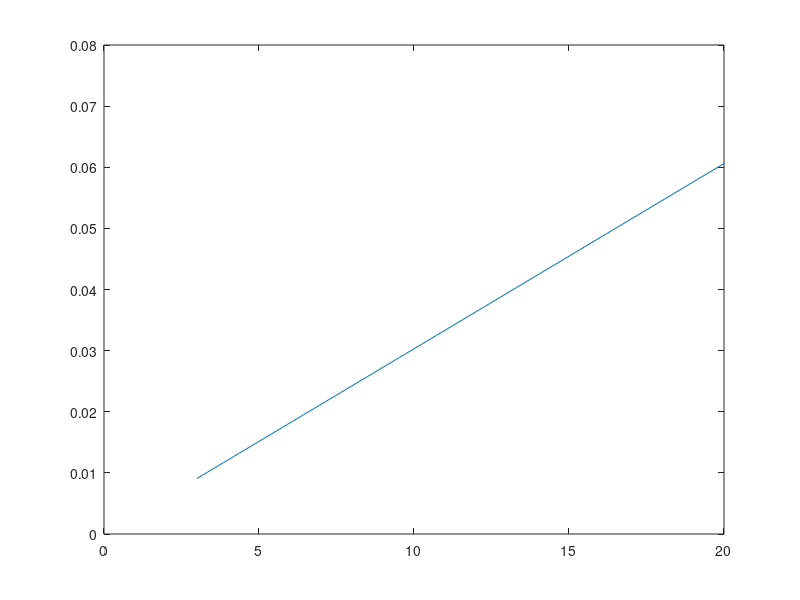
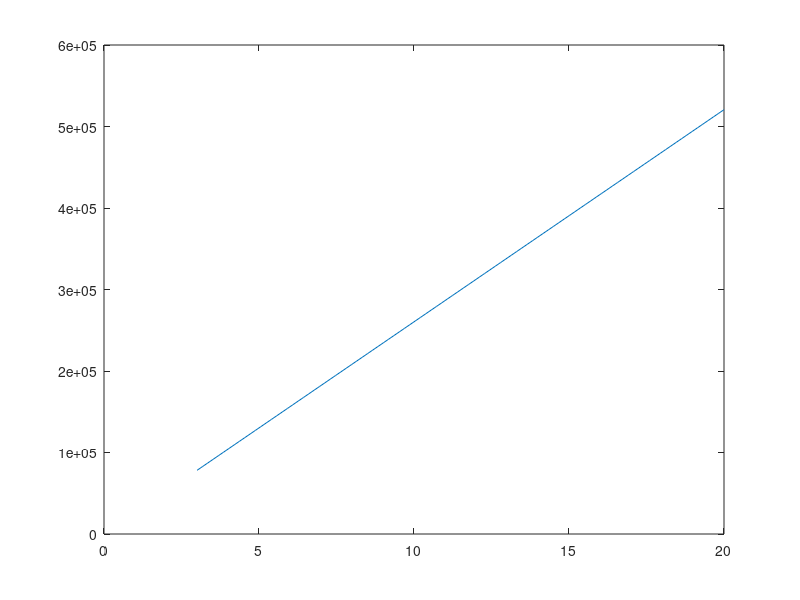
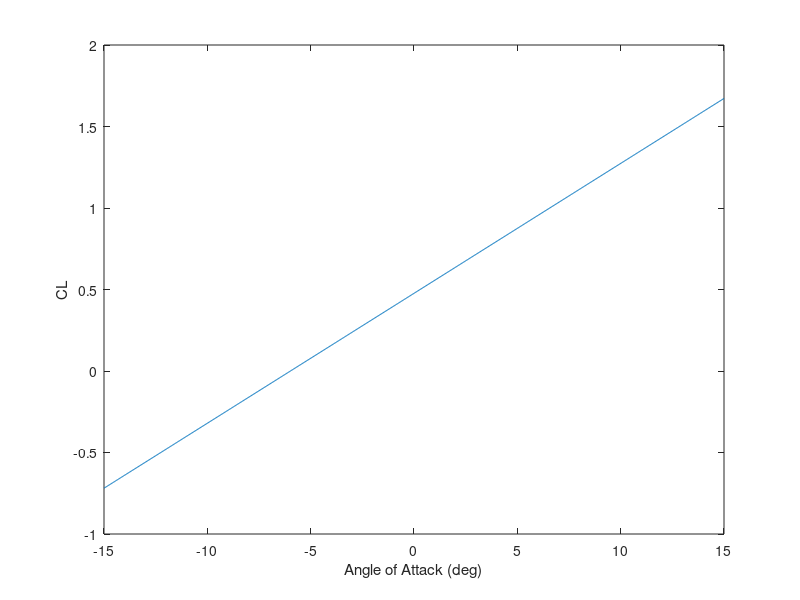
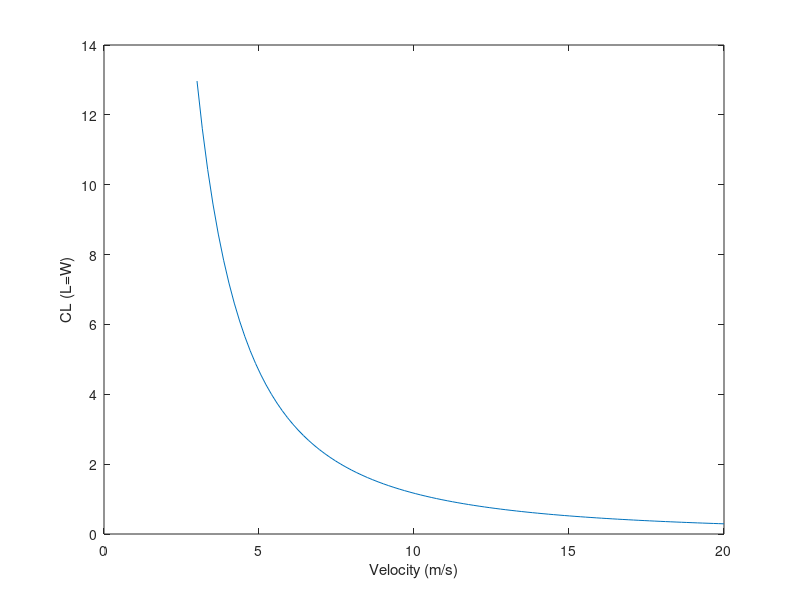

MATLAB code to generate these figures, in order:
clear
clc
close all

format bank

%%%% Wing Cube Loading: for trainers: 5 to 7
WCL = 7;

%%%Weight Estimate (oz)
weight_servo = 1.763698;
weight_battery = 4.232875; %%
weight_esc = 0.07; %%%  Power supply 
weight_motor = 17.63698; %% and propulsion
weight_prop = 2.116438; %% Thrust
weight_receiver = 2.998287;
weight_control_horns_rods = 2.116438;
weight_fuselage = 0.811301;
weight_wing = 70.54792;
weight_payload = 176.3698;
weight = (weight_wing+weight_payload+weight_servo+weight_battery+weight_esc+weight_motor+weight_prop+weight_receiver+weight_control_horns_rods+weight_fuselage);
weight_lbf = weight/16;
weight_SI = weight/35.274;

disp(['Weight = ',num2str(weight),' oz'])
disp(['Weight = ',num2str(weight_SI),' kg'])


%%% A typical trainer has thrust to weight ratio from 0.5 to 0.8, hence-
TW = 0.8;
Thrust = TW*weight
Thrust_kg = 0.8*10 % approximated total wt in kg = 10


%%% Using the above thrust value - find motor spec online that'll provide
%%% the required thrust -> Find weight of motor -> iterate and settle to a
%%% value of motor, battery and thrust value. 

%%% Computing S from WCL = W/S^(3/2) 
S_sqft = (weight/WCL)^(2/3);
S_SI = S_sqft/10.764

%%% Choosing Aspect Ratio: For typical trainer its approx 7.32
AR = 7.32;
disp(['Aspect ratio = ',num2str(AR)])

%%% Computing Wingspan 
b = sqrt(AR*S_sqft);
b_SI = b/3.281;
disp(['Wingspan = ',num2str(b_SI),' m'])

%%% Can compute chord now
c = S_sqft/b;
c_SI = c/3.281;
disp(['chord = ',num2str(c_SI),' m'])

%%% Flight regime
V_SI = linspace(3,20,100); %%% m/s
V = V_SI*3.281; %%% ft/s

%%% Density at altitude
rho_SI = 1.225; %%%kg/m^3
rho = 0.002378; %%%slugs/ft^3

%%% Computing Re
mu = 1.81e-5; %%%SI units
% format long g
Re = rho_SI * V_SI * c_SI / mu;

%%% Mach Number
a_inf = 330;
M = V_SI/a_inf;

figure()
plot(V_SI,M)
figure()
plot(V_SI,Re)

%%% MACH and RE NUMBER FOR XFLR5
%%% M = 0.06
%%% Re = 520818

%%% Pick an Airfoil
%%% Assume Re is between 400000 and 520000

%%% Estimate alpha0, Cla from XFLR5 and find CLA
alpha0 = -5.97831*pi/180; %%% ZERO LIFT AOA
alpha0_deg = alpha0*180/pi
Cla = 0.61141/(-alpha0) %%% Lift curve slope

%%% Finding Lift Curve Slope of the wing 
e = 0.9; %%% Efficiency
CLA = Cla/(1+Cla/(pi*e*AR))
CLA_deg = CLA*pi/180;

%%% Now we can plot CL vs Alpha [not perfect, there are deviations from
%%% actual CL vs alpha due to slope irregularities)
alpha_deg = linspace(-15,15,1000);
alpha = alpha_deg*pi/180;
CL = CLA_deg*(alpha_deg-alpha0_deg);

figure()
plot(alpha_deg,CL)
xlabel('Angle of Attack (deg)')
ylabel('CL')

%%% Computing Angle of Attack as function of velocity
%%% L = W = 0.5*rho*V^2*S*CL
%%% CL = 2*W/(rho*V^2*S)
CL_req = 2*weight_lbf./(rho*(V.^2)*S_sqft);
figure()
plot(V_SI,CL_req)
xlabel('Velocity (m/s)')
ylabel('CL (L=W)')
%%% From graph (for the given specs of UAV) we can see that to fly around a speed of 15 m/s to 20 m/s,
%%% we only require lift coefficient to be from 0 to 1 -> desirable 

AoA_req_deg = CL_req/CLA_deg + alpha0_deg;
AoA_req = AoA_req_deg*pi/180;
figure()
plot(V_SI,AoA_req_deg)
xlabel('Velocity (m/s)')
ylabel('AoA (deg)')
%%% From the graph (for the given specs of UAV) we can see that the angle
%%% of attack required is 0 for the assumed cruise speed 15 m/s


%%% To find the thrust required for a given flight speed, we plot drag vs
%%% angle of attack
Cd0 = 0.01; %%%drag coefficient at zero lift
Cd2 = 0.037;

%%% Now we can compute Wing Drag Coefficients
CD0 = Cd0/(1+Cd0/(pi*e*AR))
CD2 = Cd2/(1+Cd2/(pi*e*AR))
CDf = 0.2; %%% Fuselage drag cannot be mathematically computed, assumed value is completely random (get this from another program. SolidWorks, DATCOMM)

%%% Computing CD
CD = CD0 + CD2*alpha.^2 + CDf;

figure()
plot(alpha_deg,CD)
xlabel('AoA (deg)')
ylabel('CD')

%%%% D = 0.5*rho*V^2*S*CD
%%% Vary flight speed from 3:20 
%%% Compute AoA (done on line 124)
% Using that AoA computing Cl
Thrust_req = 0.5*rho*V.^2*S_sqft.*(CD0 + CD2*AoA_req.^2 + CDf);
Thrust_req_oz = Thrust_req*16;
Thrust_req_SI = Thrust_req_oz/35.274;

figure()
plot(V_SI,Thrust_req_SI)
xlabel('Velocity (m/s)')
ylabel('Thrust (kg)')

